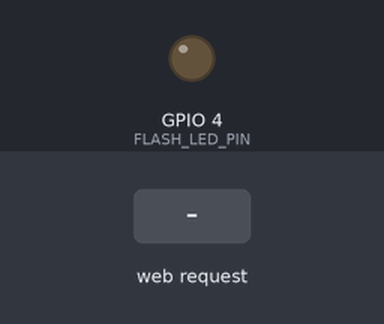
Simulated run of this sketch. Board: ESP32. On the bench: output pins drawn as LEDs (lit = HIGH). Inputs (shaded band) come from the test bench. The camera gives no picture; what the sketch prints to the serial monitor is not drawn.

Above: at 1.5 s.
1.6 s: HTTP request GET /led?state=on received
At 2.8 s:
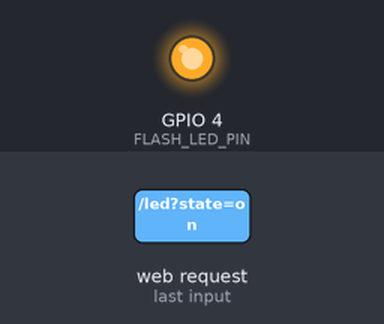
3.1 s: HTTP request GET /led?state=off received
At 4.0 s:
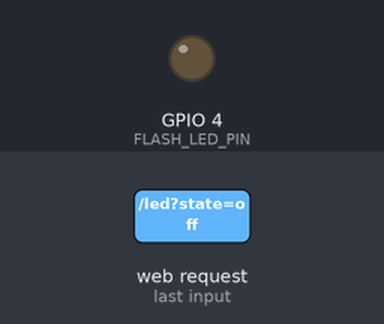
Timing chart, 0 to 6.1 s (numbered marks = the images above; inputs shaded):
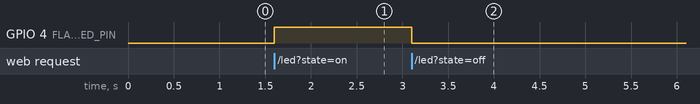

The sketch:

surdas_esp32_cam.ino
```cpp
#include "esp_camera.h"
#include <WiFi.h>
#include <WebServer.h>

// =====================================================
// WIFI CONFIGURATION (AP MODE)
// =====================================================
const char* AP_SSID = "SURDAS_EYES";
const char* AP_PASSWORD = "12345678";

WebServer server(80);

// =====================================================
// AI-THINKER ESP32-CAM PIN DEFINITIONS
// =====================================================
#define PWDN_GPIO_NUM     32
#define RESET_GPIO_NUM    -1
#define XCLK_GPIO_NUM      0
#define SIOD_GPIO_NUM     26
#define SIOC_GPIO_NUM     27
#define Y9_GPIO_NUM       35
#define Y8_GPIO_NUM       34
#define Y7_GPIO_NUM       39
#define Y6_GPIO_NUM       36
#define Y5_GPIO_NUM       21
#define Y4_GPIO_NUM       19
#define Y3_GPIO_NUM       18
#define Y2_GPIO_NUM        5
#define VSYNC_GPIO_NUM    25
#define HREF_GPIO_NUM     23
#define PCLK_GPIO_NUM     22

#define FLASH_LED_PIN      4  // Onboard high-power flash LED

// =====================================================
// CAMERA INITIALIZATION
// =====================================================
bool initCamera() {
  camera_config_t config;
  config.ledc_channel = LEDC_CHANNEL_0;
  config.ledc_timer   = LEDC_TIMER_0;
  config.pin_d0 = Y2_GPIO_NUM;
  config.pin_d1 = Y3_GPIO_NUM;
  config.pin_d2 = Y4_GPIO_NUM;
  config.pin_d3 = Y5_GPIO_NUM;
  config.pin_d4 = Y6_GPIO_NUM;
  config.pin_d5 = Y7_GPIO_NUM;
  config.pin_d6 = Y8_GPIO_NUM;
  config.pin_d7 = Y9_GPIO_NUM;
  config.pin_xclk = XCLK_GPIO_NUM;
  config.pin_pclk = PCLK_GPIO_NUM;
  config.pin_vsync = VSYNC_GPIO_NUM;
  config.pin_href = HREF_GPIO_NUM;
  config.pin_sscb_sda = SIOD_GPIO_NUM;
  config.pin_sscb_scl = SIOC_GPIO_NUM;
  config.pin_pwdn = PWDN_GPIO_NUM;
  config.pin_reset = RESET_GPIO_NUM;
  config.xclk_freq_hz = 20000000;
  config.pixel_format = PIXFORMAT_JPEG;

  if (psramFound()) {
    config.frame_size = FRAMESIZE_QVGA;  // 320x240 for 25-30 FPS streaming
    config.jpeg_quality = 10;            // Lower number = higher quality (10-63)
    config.fb_count = 2;
    config.grab_mode = CAMERA_GRAB_LATEST;
    config.fb_location = CAMERA_FB_IN_PSRAM;
  } else {
    config.frame_size = FRAMESIZE_QQVGA;
    config.jpeg_quality = 15;
    config.fb_count = 1;
  }

  esp_err_t err = esp_camera_init(&config);
  if (err != ESP_OK) {
    Serial.printf("Camera initialization failed: 0x%x\n", err);
    return false;
  }

  sensor_t *s = esp_camera_sensor_get();
  // Image tuning for computer vision
  s->set_brightness(s, 1);
  s->set_contrast(s, 1);
  s->set_saturation(s, 0);
  s->set_whitebal(s, 1);       // Auto White Balance
  s->set_gain_ctrl(s, 1);      // Auto Gain Control
  s->set_exposure_ctrl(s, 1);  // Auto Exposure

  return true;
}

// =====================================================
// SERVER ENDPOINTS
// =====================================================

// 1. Live MJPEG Stream for YOLO + MiDaS
void handleStream() {
  WiFiClient client = server.client();
  client.println("HTTP/1.1 200 OK");
  client.println("Content-Type: multipart/x-mixed-replace; boundary=frame");
  client.println("Access-Control-Allow-Origin: *");
  client.println();

  while (client.connected()) {
    camera_fb_t *fb = esp_camera_fb_get();
    if (!fb) break;

    client.printf("--frame\r\nContent-Type: image/jpeg\r\nContent-Length: %u\r\n\r\n", fb->len);
    client.write(fb->buf, fb->len);
    client.print("\r\n");
    esp_camera_fb_return(fb);

    delay(20);  // Frame rate throttling
  }
}

// 2. High-Quality Snapshot for OCR / Text Recognition
void handleCapture() {
  camera_fb_t *fb = esp_camera_fb_get();
  if (!fb) {
    server.send(500, "text/plain", "Capture failed");
    return;
  }
  server.sendHeader("Content-Type", "image/jpeg");
  server.sendHeader("Content-Length", String(fb->len));
  server.send_P(200, "image/jpeg", (const char *)fb->buf, fb->len);
  esp_camera_fb_return(fb);
}

// 3. Flashlight Control (/led?state=on /led?state=off)
void handleLed() {
  if (server.hasArg("state")) {
    String state = server.arg("state");
    if (state == "on") {
      digitalWrite(FLASH_LED_PIN, HIGH);
      server.send(200, "text/plain", "LED ON");
      return;
    } else if (state == "off") {
      digitalWrite(FLASH_LED_PIN, LOW);
      server.send(200, "text/plain", "LED OFF");
      return;
    }
  }
  server.send(400, "text/plain", "Invalid state param");
}

// 4. Status Check
void handleStatus() {
  String json = "{\"status\":\"online\",\"model\":\"AI-Thinker\",\"ip\":\"" + WiFi.softAPIP().toString() + "\"}";
  server.send(200, "application/json", json);
}

// =====================================================
// SETUP & LOOP
// =====================================================
void setup() {
  Serial.begin(115200);
  pinMode(FLASH_LED_PIN, OUTPUT);
  digitalWrite(FLASH_LED_PIN, LOW);

  Serial.println("\n[SURDAS] Booting Optical Transmitter...");
  if (!initCamera()) {
    Serial.println("[SURDAS] FATAL: Camera initialization failed.");
    while (true) delay(1000);
  }

  WiFi.mode(WIFI_AP);
  WiFi.softAP(AP_SSID, AP_PASSWORD);

  server.on("/stream", HTTP_GET, handleStream);
  server.on("/capture", HTTP_GET, handleCapture);
  server.on("/led", HTTP_GET, handleLed);
  server.on("/status", HTTP_GET, handleStatus);
  server.begin();

  Serial.println("[SURDAS] Ready!");
  Serial.print("Wi-Fi SSID: "); Serial.println(AP_SSID);
  Serial.print("Stream URL: http://"); Serial.print(WiFi.softAPIP()); Serial.println("/stream");
}

void loop() {
  server.handleClient();
  delay(1);
}
```

Measured:
- after the input at 1.6 s, GPIO 4 (FLASH_LED_PIN): LOW → HIGH at once
- after the input at 3.1 s, GPIO 4 (FLASH_LED_PIN): HIGH → LOW at once
